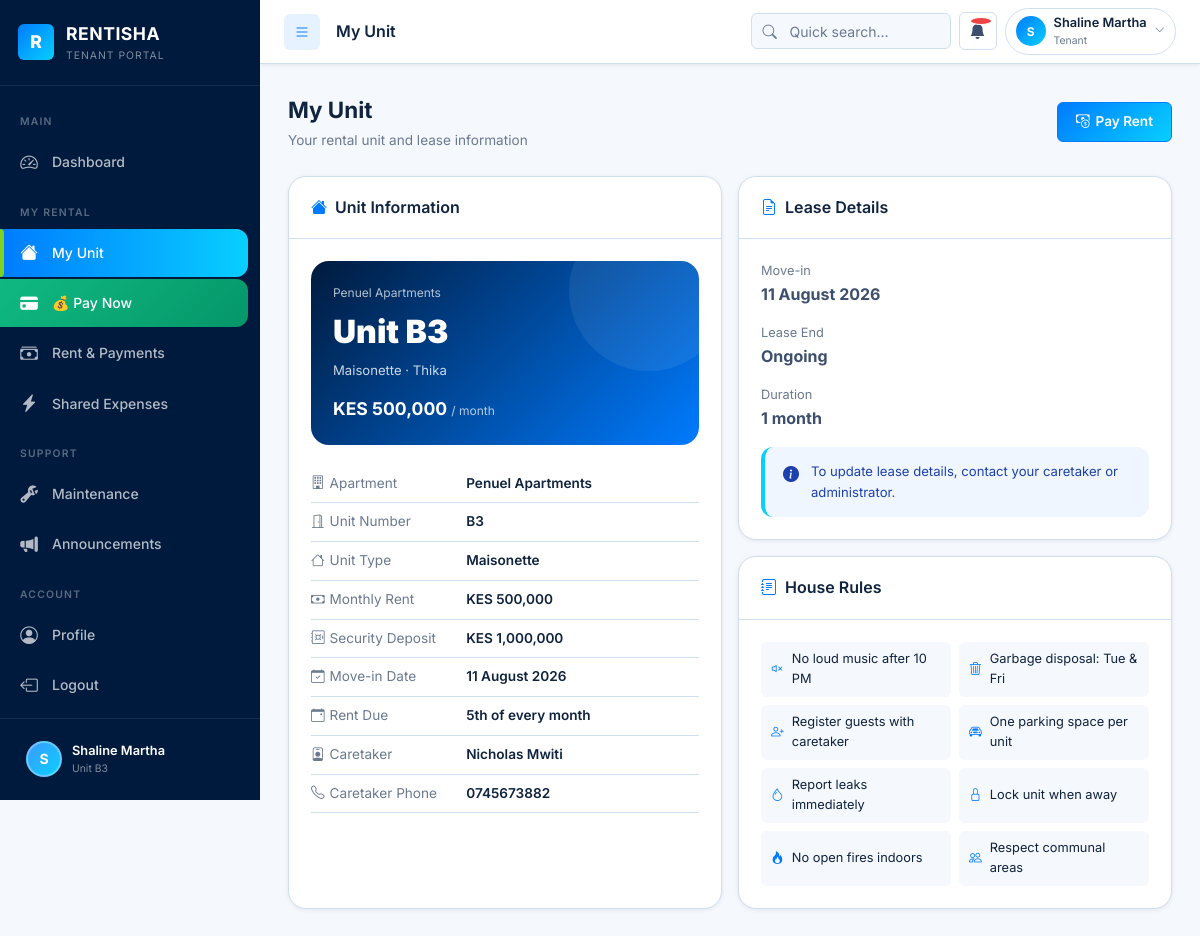
The page /tenant/my_unit.php (signed in) on the database its author committed.
### tables this page shows
CREATE TABLE `users` (
  `id` int(10) UNSIGNED NOT NULL,
  `full_name` varchar(120) NOT NULL,
  `email` varchar(180) NOT NULL,
  `phone` varchar(20) DEFAULT NULL,
  `id_number` varchar(30) DEFAULT NULL COMMENT 'National ID or Passport',
  `password_hash` varchar(255) NOT NULL,
  `role` enum('admin','caretaker','tenant') NOT NULL,
  `status` enum('active','inactive','suspended','prospective','moved_out','terminated','pending_setup','pending_approval') NOT NULL DEFAULT 'pending_setup',
  `must_change_password` tinyint(1) NOT NULL DEFAULT 0 COMMENT '1 = force password change on next login',
  `avatar` varchar(255) DEFAULT NULL COMMENT 'Relative path to profile image',
  `emergency_contact` varchar(200) DEFAULT NULL,
  `preferred_apartment_id` int(10) UNSIGNED DEFAULT NULL COMMENT 'Tenant preference set during self-registration',
  `preferred_unit_type` varchar(60) DEFAULT NULL COMMENT 'Unit type preferred on registration',
  `notes` text DEFAULT NULL COMMENT 'Free-text notes from registration form',
  `created_at` datetime NOT NULL DEFAULT current_timestamp(),
  `updated_at` datetime DEFAULT NULL ON UPDATE current_timestamp()
);

CREATE TABLE `units` (
  `id` int(10) UNSIGNED NOT NULL,
  `apartment_id` int(10) UNSIGNED NOT NULL,
  `unit_number` varchar(20) NOT NULL,
  `unit_type` enum('Bedsitter','Studio','Self-Contained','1 Bedroom','2 Bedroom','3 Bedroom','4 Bedroom','Penthouse','Maisonette','Shop','Office','Other') NOT NULL DEFAULT '1 Bedroom',
  `floor` tinyint(3) UNSIGNED DEFAULT 0,
  `bathrooms` tinyint(3) UNSIGNED DEFAULT 1,
  `monthly_rent` decimal(10,2) NOT NULL,
  `deposit` decimal(10,2) DEFAULT 0.00,
  `status` enum('Vacant','Occupied','Under Maintenance') NOT NULL DEFAULT 'Vacant',
  `features` longtext DEFAULT NULL COMMENT 'Array of amenity strings' CHECK (json_valid(`features`)),
  `notes` text DEFAULT NULL,
  `created_at` datetime NOT NULL DEFAULT current_timestamp(),
  `updated_at` datetime DEFAULT NULL ON UPDATE current_timestamp()
);

CREATE TABLE `apartments` (
  `id` int(10) UNSIGNED NOT NULL,
  `name` varchar(120) NOT NULL,
  `location` varchar(255) NOT NULL,
  `county` varchar(80) DEFAULT NULL,
  `town` varchar(80) DEFAULT NULL,
  `estate` varchar(80) DEFAULT NULL,
  `street` varchar(120) DEFAULT NULL,
  `floors` tinyint(3) UNSIGNED DEFAULT 1,
  `total_units` smallint(5) UNSIGNED DEFAULT 0,
  `caretaker_id` int(10) UNSIGNED DEFAULT NULL COMMENT 'FK → users (caretaker)',
  `status` enum('Active','Inactive') NOT NULL DEFAULT 'Active',
  `description` text DEFAULT NULL,
  `created_at` datetime NOT NULL DEFAULT current_timestamp(),
  `updated_at` datetime DEFAULT NULL ON UPDATE current_timestamp()
);

CREATE TABLE `tenant_units` (
  `id` int(10) UNSIGNED NOT NULL,
  `tenant_id` int(10) UNSIGNED NOT NULL,
  `unit_id` int(10) UNSIGNED NOT NULL,
  `move_in_date` date DEFAULT NULL COMMENT 'Actual move-in date',
  `move_out_date` date DEFAULT NULL COMMENT 'Actual move-out date',
  `lease_start` date DEFAULT NULL,
  `lease_end` date DEFAULT NULL,
  `monthly_rent` decimal(10,2) DEFAULT NULL COMMENT 'Rent locked in at time of assignment',
  `deposit_amount` decimal(10,2) DEFAULT 0.00 COMMENT 'Deposit amount',
  `deposit_paid` tinyint(1) DEFAULT 0 COMMENT '1=paid, 0=not paid',
  `deposit_paid_date` date DEFAULT NULL,
  `notes` text DEFAULT NULL,
  `status` enum('active','moved_out','terminated') NOT NULL DEFAULT 'active',
  `created_at` datetime NOT NULL DEFAULT current_timestamp(),
  `updated_at` datetime DEFAULT NULL ON UPDATE current_timestamp()
);

### includes/db_helpers.php (called while the page is built, shortened)
<?php
$_RENTISHA_COLS = [];
function _hasCol(string $table, string $col): bool {
    global $_RENTISHA_COLS;
    if (!isset($_RENTISHA_COLS[$table])) {
        try {
            $pdo = getDB();
            $_RENTISHA_COLS[$table] = $pdo->query("SHOW COLUMNS FROM `{$table}`")->fetchAll(PDO::FETCH_COLUMN);
        } catch (Exception $e) {
            $_RENTISHA_COLS[$table] = [];
        }
    }
    return in_array($col, $_RENTISHA_COLS[$table], true);
}
function getTenantById(int $id): ?array {
    $pdo   = getDB();
    $hasMi = _hasCol('tenant_units','move_in_date');
    $hasMo = _hasCol('tenant_units','move_out_date');
    $miSel = $hasMi ? 'tu.move_in_date,' : 'NULL AS move_in_date,';
    $moSel = $hasMo ? 'tu.move_out_date,' : 'NULL AS move_out_date,';
    $st = $pdo->prepare(
        "SELECT u.id, u.full_name, u.email, u.phone, u.status, u.avatar,
                u.emergency_contact, u.created_at,
                COALESCE(un.unit_number,'—') AS unit_number,
                un.id AS unit_id, un.unit_type, un.monthly_rent AS unit_rent,
                COALESCE(a.name,'—') AS apartment_name,
                a.id AS apartment_id, a.location,
                tu.id AS assignment_id,
                {$miSel} {$moSel}
                tu.monthly_rent AS assigned_rent,
                ca_u.full_name AS caretaker_name, ca_u.phone AS caretaker_phone
         FROM users u
         LEFT JOIN tenant_units tu ON tu.tenant_id=u.id AND tu.status='active'
         LEFT JOIN units un        ON un.id=tu.unit_id
         LEFT JOIN apartments a    ON a.id=un.apartment_id
         LEFT JOIN users ca_u      ON ca_u.id=a.caretaker_id AND ca_u.role='caretaker'
         WHERE u.id=:id AND u.role='tenant' LIMIT 1"
    );
    $st->execute([':id'=>$id]);
    $row = $st->fetch(PDO::FETCH_ASSOC);
    return $row ?: null;
}
function formatDate(?string $date): string {
    try { return (new DateTime($date))->format('j F Y'); }
    catch (Exception $e) { return $date; }
}
function formatKES($amount): string {
    return 'KES '.number_format((float)$amount,0);
}

### tenant/my_unit.php (the view, shortened to what this page needs)
<?php
require_once '../includes/db_helpers.php';
$tenantId = (int)$_SESSION['user_id'];
$tenant   = getTenantById($tenantId);
?>
<!DOCTYPE html>
<html lang="en">
<head>
  <link rel="stylesheet" href="https://cdn.jsdelivr.net/npm/bootstrap-icons@1.11.3/font/bootstrap-icons.min.css">
  <link rel="stylesheet" href="../assets/css/style.css">
</head>
<body>
<div class="rms-shell">
  <?php include '../includes/sidebar_tenant.php'; ?>
  <div class="main-content" id="mainContent">
    <?php include '../includes/topnav.php'; ?>
    <div class="page-content">
      <div class="page-header">
        <div><h1>My Unit</h1><p>Your rental unit and lease information</p></div>
        <?php if ($tenant['unit_id']): ?>
        <a href="payments.php" class="btn btn-primary">
          <i class="bi bi-cash-coin"></i> Pay Rent
        </a>
        <?php endif; ?>
      </div>
      <?php if (!$tenant['unit_id']): ?>
      <div style="text-align:center;padding:60px 20px;color:var(--text-muted);">
        <i class="bi bi-house-slash" style="font-size:3.5rem;display:block;margin-bottom:12px;color:var(--primary);"></i>
        <h2>No Unit Assigned</h2>
        <p style="margin-top:8px;">You have not been assigned a unit yet.<br>Contact your caretaker or administrator.</p>
      </div>
      <?php else: ?>
      <div class="grid-2">
        <div class="card">
          <div class="card-header"><h3 class="card-title"><i class="bi bi-house-fill"></i> Unit Information</h3></div>
          <div class="card-body">
            <div style="background:linear-gradient(135deg,#001A3D,#007BFF);border-radius:var(--radius-lg);padding:22px;color:#fff;margin-bottom:20px;position:relative;overflow:hidden;">
              <div style="position:absolute;width:160px;height:160px;background:rgba(255,255,255,.07);border-radius:50%;top:-50px;right:-30px;"></div>
              <div style="font-size:.75rem;opacity:.7;margin-bottom:4px;"><?= htmlspecialchars($tenant['apartment_name']) ?></div>
              <div style="font-size:2rem;font-weight:900;">Unit <?= htmlspecialchars($tenant['unit_number']) ?></div>
              <div style="font-size:.82rem;opacity:.8;margin-top:2px;">
                <?= htmlspecialchars($tenant['unit_type'] ?? '') ?>
                <?= $tenant['location'] ? ' · '.$tenant['location'] : '' ?>
              </div>
              <div style="margin-top:14px;font-size:1.1rem;font-weight:700;">
                <?= formatKES($tenant['unit_rent'] ?? $tenant['assigned_rent'] ?? 0) ?>
                <span style="font-size:.75rem;font-weight:400;opacity:.7;">/ month</span>
              </div>
            </div>
            <?php $rows = [
              ['Apartment',        $tenant['apartment_name'],    'bi-building'],
              ['Unit Number',      $tenant['unit_number'],       'bi-door-open'],
              ['Unit Type',        $tenant['unit_type'] ?? '—',  'bi-house'],
              ['Monthly Rent',     formatKES($tenant['unit_rent'] ?? $tenant['assigned_rent'] ?? 0), 'bi-cash'],
              ['Security Deposit', formatKES(($tenant['unit_rent'] ?? 0) * 2), 'bi-safe'],
              ['Move-in Date',     formatDate($tenant['move_in_date']), 'bi-calendar-check'],
              ['Rent Due',         '5th of every month',         'bi-calendar-event'],
              ['Caretaker',        $tenant['caretaker_name'] ?? '—', 'bi-person-badge'],
              ['Caretaker Phone',  $tenant['caretaker_phone'] ?? '—', 'bi-telephone'],
            ]; ?>
            <table style="width:100%;border-collapse:collapse;font-size:.85rem;">
              <?php foreach ($rows as [$label,$val,$icon]): ?>
              <tr style="border-bottom:1px solid var(--border);">
                <td style="padding:8px 0;color:var(--text-muted);width:40%;"><i class="bi <?= $icon ?>" style="margin-right:5px;"></i><?= $label ?></td>
                <td style="padding:8px 0;font-weight:600;"><?= htmlspecialchars($val ?? '—') ?></td>
              </tr>
              <?php endforeach; ?>
            </table>
          </div>
        </div>
        <div>
          <div class="card mb-4">
            <div class="card-header"><h3 class="card-title"><i class="bi bi-file-earmark-text"></i> Lease Details</h3></div>
            <div class="card-body">
              <?php
                $moveIn  = $tenant['move_in_date'] ? new DateTime($tenant['move_in_date']) : null;
                $today   = new DateTime();
                $months  = $moveIn ? (int)$moveIn->diff($today)->m + ($moveIn->diff($today)->y * 12) : 0;
                $pdo2 = getDB();
                $leaseRow = $pdo2->prepare("SELECT move_in_date, move_out_date FROM tenant_units WHERE id=:aid LIMIT 1");
                $leaseRow->execute([':aid' => $tenant['assignment_id'] ?? 0]);
                $lease = $leaseRow->fetch(PDO::FETCH_ASSOC) ?: [];
              ?>
              <div class="form-row">
                <div><p class="fs-sm text-muted">Move-in</p><p class="fw-bold"><?= formatDate($lease['move_in_date'] ?? $tenant['move_in_date']) ?></p></div>
                <div><p class="fs-sm text-muted">Lease End</p><p class="fw-bold"><?= $lease['move_out_date'] ? formatDate($lease['move_out_date']) : 'Ongoing' ?></p></div>
                <div><p class="fs-sm text-muted">Duration</p><p class="fw-bold"><?= $months ?> month<?= $months!==1?'s':'' ?></p></div>
              </div>
              <div class="alert alert-info mt-4" style="font-size:.82rem;margin-bottom:0;">
                <i class="bi bi-info-circle-fill"></i>
                <div>To update lease details, contact your caretaker or administrator.</div>
              </div>
            </div>
          </div>
          <div class="card">
            <div class="card-header"><h3 class="card-title"><i class="bi bi-journal-text"></i> House Rules</h3></div>
            <div class="card-body">
              <div style="display:grid;grid-template-columns:1fr 1fr;gap:8px;">
                <?php $rules = [
                  ['bi-volume-mute','No loud music after 10 PM'],
                  ['bi-trash3','Garbage disposal: Tue & Fri'],
                  ['bi-person-plus','Register guests with caretaker'],
                  ['bi-car-front','One parking space per unit'],
                  ['bi-droplet','Report leaks immediately'],
                  ['bi-lock','Lock unit when away'],
                  ['bi-fire','No open fires indoors'],
                  ['bi-people','Respect communal areas'],
                ]; foreach ($rules as [$ic,$rule]): ?>
                <div style="display:flex;align-items:center;gap:8px;padding:7px 10px;background:var(--bg);border-radius:6px;font-size:.8rem;">
                  <i class="bi <?= $ic ?>" style="color:var(--primary);flex-shrink:0;"></i>
                  <span><?= $rule ?></span>
                </div>
                <?php endforeach; ?>
              </div>
            </div>
          </div>
        </div>
      </div>
      <?php endif; ?>
    </div>
  </div>
</div>
</body>
</html>

### assets/css/style.css (style rules this page uses)
:root { --navy: #001A3D; --navy-dark: #001329; --blue: #007BFF; --cyan: #08CFFF; --lime: #7ED321; --white: #FFFFFF; --bg-light: #F5F8FC; --text-dark: #10233F; --text-muted-r: #6B7A90; --primary: #007BFF; --primary-dark: #0056b3; --primary-light: #3d9bff; --primary-pale: #e6f2ff; --secondary: #08CFFF; --accent: #08CFFF; --success: #7ED321; --warning: #f59e0b; --danger: #ef4444; --info: #08CFFF; --bg: #F5F8FC; --bg-card: #ffffff; --bg-sidebar: #001A3D; --bg-sidebar-alt: #001f4a; --text-primary: #10233F; --text-secondary: #3d4f6e; --text-muted: #6B7A90; --text-white: #ffffff; --border: #d0dff0; --shadow-sm: 0 1px 4px rgba(0,26,61,.08); --shadow-md: 0 4px 16px rgba(0,123,255,.12); --shadow-lg: 0 8px 32px rgba(0,26,61,.20); --radius-sm: 6px; --radius-md: 12px; --radius-lg: 18px; --radius-xl: 24px; --sidebar-w: 260px; --sidebar-w-collapsed: 70px; --topnav-h: 64px; --transition: all .25s cubic-bezier(.4,0,.2,1); --font: 'Inter', 'Segoe UI', system-ui, sans-serif; }
*, *::before, *::after { box-sizing: border-box; margin: 0; padding: 0; }
html { font-size: 16px; scroll-behavior: smooth; }
body { font-family: var(--font); background: var(--bg); color: var(--text-primary); line-height: 1.6; min-height: 100vh; }
a { color: var(--primary); text-decoration: none; transition: var(--transition); }
h1 { font-size: 1.75rem; font-weight: 700; }
h3 { font-size: 1.125rem; font-weight: 600; }
p { color: var(--text-secondary); }
.rms-shell { display: flex; min-height: 100vh; }
.main-content { margin-left: var(--sidebar-w); flex: 1; min-height: 100vh; transition: var(--transition); display: flex; flex-direction: column; }
.page-content { flex: 1; padding: 28px 28px; overflow-x: hidden; }
.page-header { display: flex; align-items: center; justify-content: space-between; margin-bottom: 24px; flex-wrap: wrap; gap: 12px; }
.page-header h1 { font-size: 1.4rem; font-weight: 700; color: var(--text-primary); }
.page-header p { font-size: .85rem; color: var(--text-muted); margin-top: 2px; }
.card { background: var(--bg-card); border-radius: var(--radius-lg); box-shadow: var(--shadow-sm); border: 1px solid var(--border); overflow: hidden; transition: var(--transition); }
.card-header { display: flex; align-items: center; justify-content: space-between; padding: 18px 22px; border-bottom: 1px solid var(--border); flex-wrap: wrap; gap: 10px; }
.card-title { font-size: 1rem; font-weight: 600; color: var(--text-primary); display: flex; align-items: center; gap: 8px; }
.card-title i { color: var(--primary); font-size: 1rem; }
.card-body { padding: 22px; }
.btn { display: inline-flex; align-items: center; gap: 6px; padding: 8px 18px; border-radius: var(--radius-sm); border: 1.5px solid transparent; font-size: .85rem; font-weight: 600; cursor: pointer; transition: var(--transition); white-space: nowrap; text-decoration: none; vertical-align: middle; }
.btn-primary { background: linear-gradient(135deg, #007BFF, #08CFFF); color: #fff; border-color: #007BFF; }
.form-row { display: grid; grid-template-columns: repeat(auto-fit, minmax(200px, 1fr)); gap: 16px; }
.alert { display: flex; align-items: flex-start; gap: 12px; padding: 14px 18px; border-radius: var(--radius-md); border-left: 4px solid; margin-bottom: 16px; font-size: .875rem; }
.alert i { font-size: 1rem; flex-shrink: 0; margin-top: 1px; }
.alert-info { background: #eff6ff; border-color: var(--info); color: #1e40af; }
.text-muted { color: var(--text-muted) !important; }
.fw-bold { font-weight: 700; }
.fs-sm { font-size: .8rem; }
.mt-4 { margin-top: 16px; }
.mb-4 { margin-bottom: 16px; }
.grid-2 { display: grid; grid-template-columns: 1fr 1fr; gap: 16px; }

### rows shown on the page
users: units.unit_type "Maisonette", apartments.location "Thika", units.monthly_rent "KES 500,000"
tenant_units: move_in_date "11 August 2026"

### other values the page prints
substr(isset($_SESSION['name']) ? $_SESSION['name'] : 'T', 0, 1) "S"
isset($_SESSION['name']) ? $_SESSION['name'] : 'Tenant' "Shaline Martha"
isset($_SESSION['unit']) ? $_SESSION['unit'] : 'N/A' "B3"
$pageTitle "My Unit"
substr($userName, 0, 1) "S"
$userName "Shaline Martha"
$roleBadge['label'] "Tenant"
$tenant['apartment_name'] "Penuel Apartments"
$tenant['unit_number'] "B3"
$label "Apartment"
$val "Penuel Apartments"
$label "Unit Number"
$val "B3"
$label "Unit Type"
$val "Maisonette"
